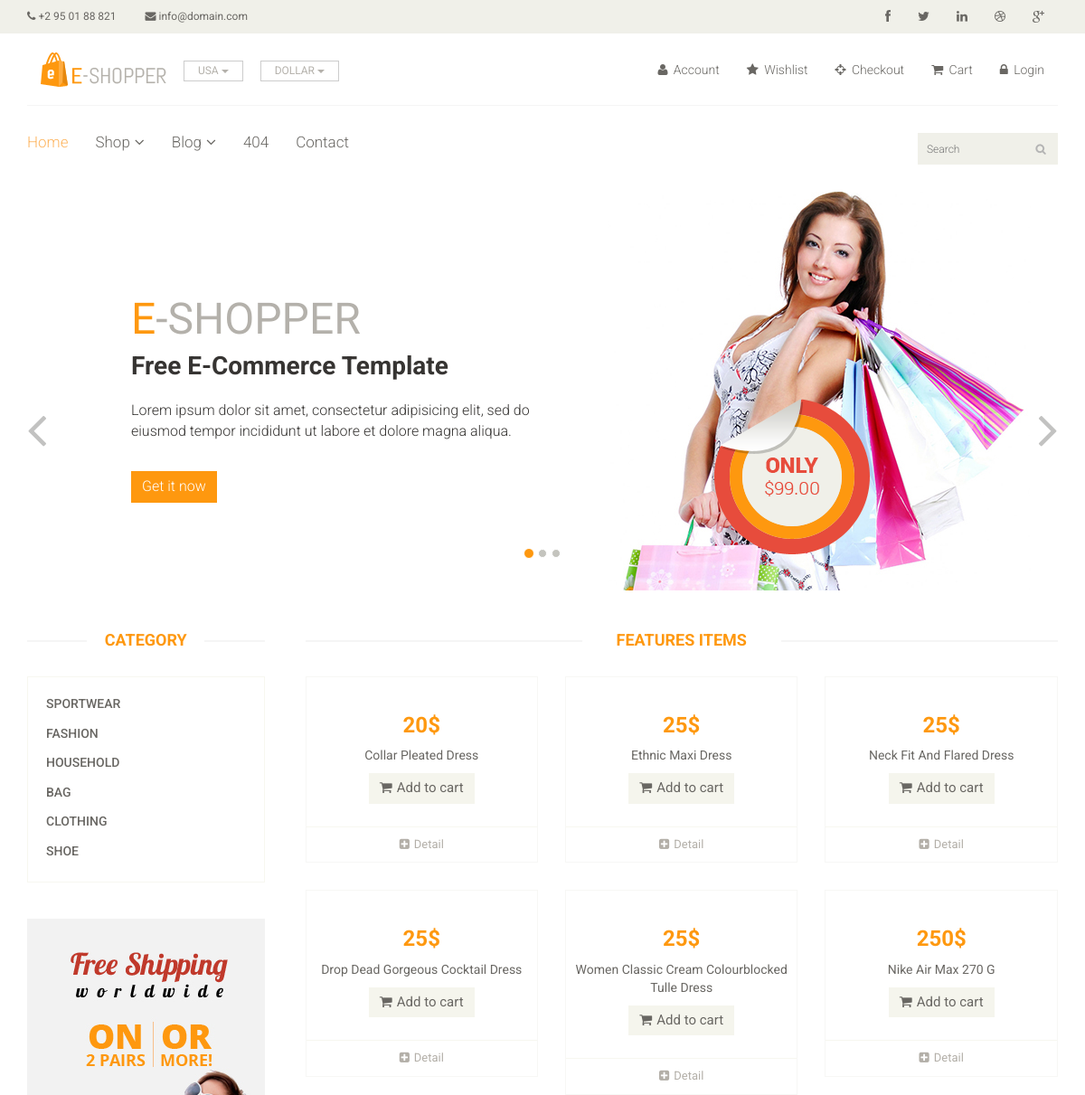
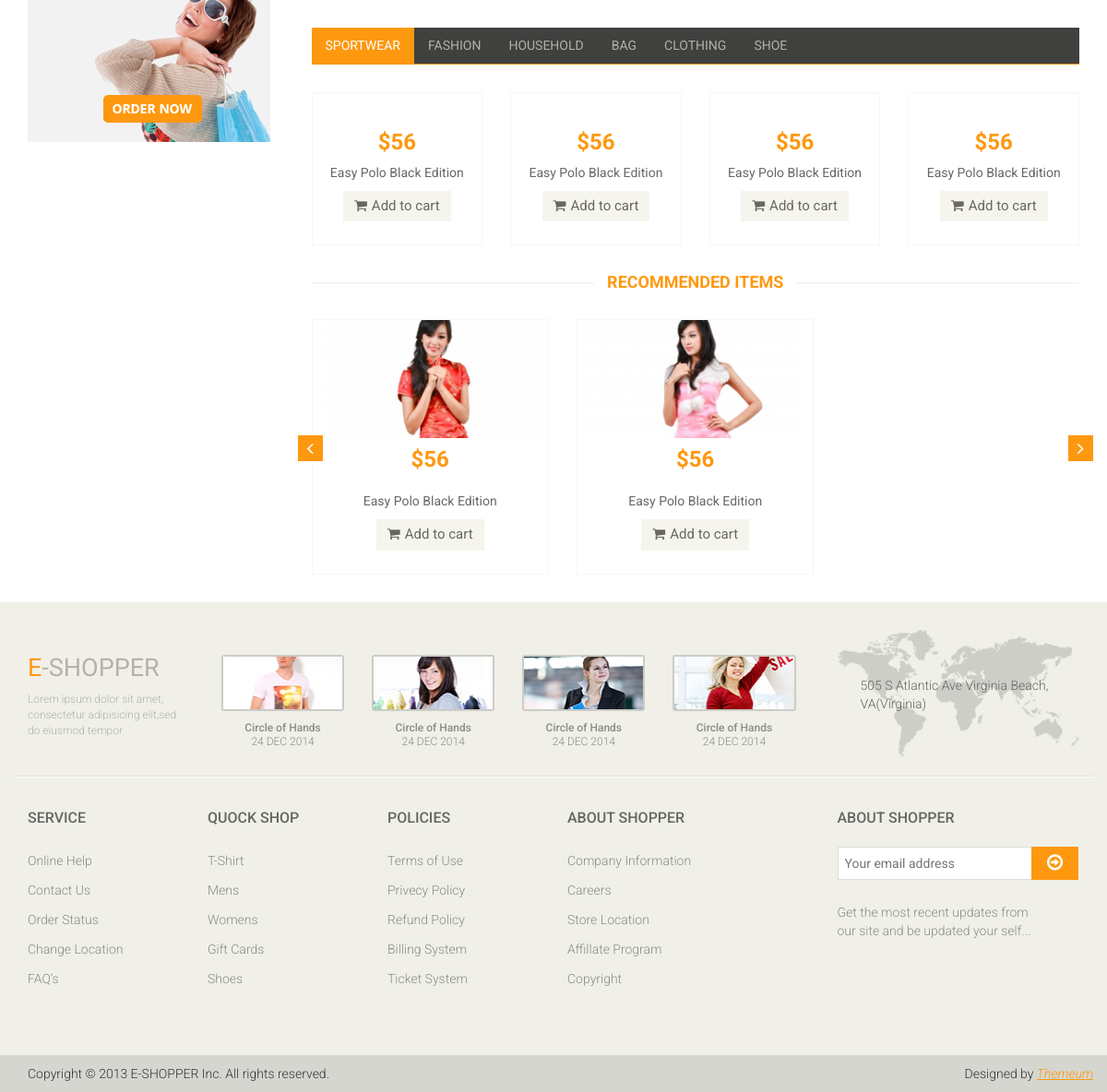
The page / on the database its author committed (2 pictures, top to bottom).
### tables this page shows
CREATE TABLE `categories` (
  `id` int(11) NOT NULL,
  `name` varchar(255) NOT NULL
);

CREATE TABLE `clothes` (
  `id` int(11) NOT NULL,
  `status` enum('hide','active','delete') NOT NULL,
  `img` varchar(255) NOT NULL,
  `title` varchar(255) NOT NULL,
  `description` varchar(255) DEFAULT NULL,
  `category` int(11) NOT NULL,
  `sex` enum('men','women','kid','unisex') NOT NULL,
  `price` float NOT NULL
);

### index.php (the view, shortened to what this page needs)
<?php
	include_once('database/connect.php');
?>
<!DOCTYPE html>
<html lang="en">
<head>
    <link href="css/bootstrap.min.css" rel="stylesheet">
    <link href="css/font-awesome.min.css" rel="stylesheet">
    <link href="css/prettyPhoto.css" rel="stylesheet">
    <link href="css/price-range.css" rel="stylesheet">
    <link href="css/animate.css" rel="stylesheet">
	<link href="css/main.css" rel="stylesheet">
	<link href="css/responsive.css" rel="stylesheet">
</head>
<body>
	<header id="header">
		<div class="header_top">
			<div class="container">
				<div class="row">
					<div class="col-sm-6">
						<div class="contactinfo">
							<ul class="nav nav-pills">
								<li><a href="#"><i class="fa fa-phone"></i> +2 95 01 88 821</a></li>
								<li><a href="#"><i class="fa fa-envelope"></i> info@domain.com</a></li>
							</ul>
						</div>
					</div>
					<div class="col-sm-6">
						<div class="social-icons pull-right">
							<ul class="nav navbar-nav">
								<li><a href="#"><i class="fa fa-facebook"></i></a></li>
								<li><a href="#"><i class="fa fa-twitter"></i></a></li>
								<li><a href="#"><i class="fa fa-linkedin"></i></a></li>
								<li><a href="#"><i class="fa fa-dribbble"></i></a></li>
								<li><a href="#"><i class="fa fa-google-plus"></i></a></li>
							</ul>
						</div>
					</div>
				</div>
			</div>
		</div>
		<div class="header-middle">
			<div class="container">
				<div class="row">
					<div class="col-md-4 clearfix">
						<div class="logo pull-left">
							<a href="index.php"><img src="images/home/logo.png" alt="" /></a>
						</div>
						<div class="btn-group pull-right clearfix">
							<div class="btn-group">
								<button type="button" class="btn btn-default dropdown-toggle usa" data-toggle="dropdown">
									USA
									<span class="caret"></span>
								</button>
							</div>
							<div class="btn-group">
								<button type="button" class="btn btn-default dropdown-toggle usa" data-toggle="dropdown">
									DOLLAR
									<span class="caret"></span>
								</button>
							</div>
						</div>
					</div>
					<div class="col-md-8 clearfix">
						<div class="shop-menu clearfix pull-right">
							<ul class="nav navbar-nav">
								<?php require_once("navbar-login-checker.php")?>
							</ul>
						</div>
					</div>
				</div>
			</div>
		</div>
		<div class="header-bottom">
			<div class="container">
				<div class="row">
					<div class="col-sm-9">
						<div class="mainmenu pull-left">
							<ul class="nav navbar-nav collapse navbar-collapse">
								<li><a href="index.php" class="active">Home</a></li>
								<li class="dropdown"><a href="#">Shop<i class="fa fa-angle-down"></i></a>
                                </li>
								<li class="dropdown"><a href="#">Blog<i class="fa fa-angle-down"></i></a>
                                </li>
								<li><a href="404.html">404</a></li>
								<li><a href="contact-us.html">Contact</a></li>
							</ul>
						</div>
					</div>
					<div class="col-sm-3">
						<div class="search_box pull-right">
							<input type="text" placeholder="Search"/>
						</div>
					</div>
				</div>
			</div>
		</div>
	</header>
	<section id="slider">
		<div class="container">
			<div class="row">
				<div class="col-sm-12">
					<div id="slider-carousel" class="carousel slide" data-ride="carousel">
						<ol class="carousel-indicators">
							<li data-target="#slider-carousel" data-slide-to="0" class="active"></li>
							<li data-target="#slider-carousel" data-slide-to="1"></li>
							<li data-target="#slider-carousel" data-slide-to="2"></li>
						</ol>
						<div class="carousel-inner">
							<div class="item active">
								<div class="col-sm-6">
									<h1><span>E</span>-SHOPPER</h1>
									<h2>Free E-Commerce Template</h2>
									<p>Lorem ipsum dolor sit amet, consectetur adipisicing elit, sed do eiusmod tempor incididunt ut labore et dolore magna aliqua. </p>
									<button type="button" class="btn btn-default get">Get it now</button>
								</div>
								<div class="col-sm-6">
									<img src="images/home/girl1.jpg" class="girl img-responsive" alt="" />
									<img src="images/home/pricing.png"  class="pricing" alt="" />
								</div>
							</div>
						</div>
						<a href="#slider-carousel" class="left control-carousel hidden-xs" data-slide="prev">
							<i class="fa fa-angle-left"></i>
						</a>
						<a href="#slider-carousel" class="right control-carousel hidden-xs" data-slide="next">
							<i class="fa fa-angle-right"></i>
						</a>
					</div>
				</div>
			</div>
		</div>
	</section>
	<section>
		<div class="container">
			<div class="row">
				<div class="col-sm-3">
					<div class="left-sidebar">
						<h2>Category</h2>
						<div class="panel-group category-products" id="accordian">
							<?php require_once("category-sidebar.php") ?>
						</div>
						<div class="shipping text-center">
							<img src="images/home/shipping.jpg" alt="" />
						</div>
					</div>
				</div>
				<div class="col-sm-9 padding-right">
					<div class="features_items">
						<h2 class="title text-center">Features Items</h2>
						<?php require_once("get-features-items.php") ?>
					</div>
					<div class="category-tab">
						<div class="col-sm-12">
							<ul class="nav nav-tabs">
								<?php
								$query = "select * from categories where 1";
								$result = mysqli_query($con, $query);
								while($row = mysqli_fetch_array($result)){
									if ($row[0]==1){
										echo '<li class="active"><a href="#tshirt" data-toggle="tab">'.$row["name"].'</a></li>';
										continue;
									}?>
									<li><a href="#" data-toggle="tab">	<?= $row["name"]?>	</a></li>
								<?php }	?>
							</ul>
						</div>
						<div class="tab-content">
							<div class="tab-pane fade active in" id="tshirt" >
								<?php
									$query = "select * from clothes where clothes.category=5";
									$result = mysqli_query($con, $query);
									while($row = mysqli_fetch_array($result)){
										if ($row[0]==5){
											break;
										}
								?>
								<div class="col-sm-3">
									<div class="product-image-wrapper">
										<div class="single-products">
											<div class="productinfo text-center">
												<h2>$56</h2>
												<p>Easy Polo Black Edition</p>
												<a href="#" class="btn btn-default add-to-cart"><i class="fa fa-shopping-cart"></i>Add to cart</a>
											</div>
										</div>
									</div>
								</div>
								<?php }	?>
							</div>
						</div>
					</div>
					<div class="recommended_items">
						<h2 class="title text-center">recommended items</h2>
						<div id="recommended-item-carousel" class="carousel slide" data-ride="carousel">
							<div class="carousel-inner">
								<div class="item active">
									<div class="col-sm-4">
										<div class="product-image-wrapper">
											<div class="single-products">
												<div class="productinfo text-center">
													<img src="images/home/recommend2.jpg" alt="" />
													<h2>$56</h2>
													<p>Easy Polo Black Edition</p>
													<a href="#" class="btn btn-default add-to-cart"><i class="fa fa-shopping-cart"></i>Add to cart</a>
												</div>
											</div>
										</div>
									</div>
									<div class="col-sm-4">
										<div class="product-image-wrapper">
											<div class="single-products">
												<div class="productinfo text-center">
													<img src="images/home/recommend3.jpg" alt="" />
													<h2>$56</h2>
													<p>Easy Polo Black Edition</p>
													<a href="#" class="btn btn-default add-to-cart"><i class="fa fa-shopping-cart"></i>Add to cart</a>
												</div>
											</div>
										</div>
									</div>
								</div>
							</div>
							 <a class="left recommended-item-control" href="#recommended-item-carousel" data-slide="prev">
								<i class="fa fa-angle-left"></i>
							  </a>
							  <a class="right recommended-item-control" href="#recommended-item-carousel" data-slide="next">
								<i class="fa fa-angle-right"></i>
							  </a>
						</div>
					</div>
				</div>
			</div>
		</div>
	</section>
	<footer id="footer">
		<div class="footer-top">
			<div class="container">
				<div class="row">
					<div class="col-sm-2">
						<div class="companyinfo">
							<h2><span>e</span>-shopper</h2>
							<p>Lorem ipsum dolor sit amet, consectetur adipisicing elit,sed do eiusmod tempor</p>
						</div>
					</div>
					<div class="col-sm-7">
						<div class="col-sm-3">
							<div class="video-gallery text-center">
								<a href="#">
									<div class="iframe-img">
										<img src="images/home/iframe1.png" alt="" />
									</div>
								</a>
								<p>Circle of Hands</p>
								<h2>24 DEC 2014</h2>
							</div>
						</div>
						<div class="col-sm-3">
							<div class="video-gallery text-center">
								<a href="#">
									<div class="iframe-img">
										<img src="images/home/iframe2.png" alt="" />
									</div>
								</a>
								<p>Circle of Hands</p>
								<h2>24 DEC 2014</h2>
							</div>
						</div>
						<div class="col-sm-3">
							<div class="video-gallery text-center">
								<a href="#">
									<div class="iframe-img">
										<img src="images/home/iframe3.png" alt="" />
									</div>
								</a>
								<p>Circle of Hands</p>
								<h2>24 DEC 2014</h2>
							</div>
						</div>
						<div class="col-sm-3">
							<div class="video-gallery text-center">
								<a href="#">
									<div class="iframe-img">
										<img src="images/home/iframe4.png" alt="" />
									</div>
								</a>
								<p>Circle of Hands</p>
								<h2>24 DEC 2014</h2>
							</div>
						</div>
					</div>
					<div class="col-sm-3">
						<div class="address">
							<img src="images/home/map.png" alt="" />
							<p>505 S Atlantic Ave Virginia Beach, VA(Virginia)</p>
						</div>
					</div>
				</div>
			</div>
		</div>
		<div class="footer-widget">
			<div class="container">
				<div class="row">
					<div class="col-sm-2">
						<div class="single-widget">
							<h2>Service</h2>
							<ul class="nav nav-pills nav-stacked">
								<li><a href="#">Online Help</a></li>
								<li><a href="#">Contact Us</a></li>
								<li><a href="#">Order Status</a></li>
								<li><a href="#">Change Location</a></li>
								<li><a href="#">FAQ’s</a></li>
							</ul>
						</div>
					</div>
					<div class="col-sm-2">
						<div class="single-widget">
							<h2>Quock Shop</h2>
							<ul class="nav nav-pills nav-stacked">
								<li><a href="#">T-Shirt</a></li>
								<li><a href="#">Mens</a></li>
								<li><a href="#">Womens</a></li>
								<li><a href="#">Gift Cards</a></li>
								<li><a href="#">Shoes</a></li>
							</ul>
						</div>
					</div>
					<div class="col-sm-2">
						<div class="single-widget">
							<h2>Policies</h2>
							<ul class="nav nav-pills nav-stacked">
								<li><a href="#">Terms of Use</a></li>
								<li><a href="#">Privecy Policy</a></li>
								<li><a href="#">Refund Policy</a></li>
								<li><a href="#">Billing System</a></li>
								<li><a href="#">Ticket System</a></li>
							</ul>
						</div>
					</div>
					<div class="col-sm-2">
						<div class="single-widget">
							<h2>About Shopper</h2>
							<ul class="nav nav-pills nav-stacked">
								<li><a href="#">Company Information</a></li>
								<li><a href="#">Careers</a></li>
								<li><a href="#">Store Location</a></li>
								<li><a href="#">Affillate Program</a></li>
								<li><a href="#">Copyright</a></li>
							</ul>
						</div>
					</div>
					<div class="col-sm-3 col-sm-offset-1">
						<div class="single-widget">
							<h2>About Shopper</h2>
							<form action="#" class="searchform">
								<input type="text" placeholder="Your email address" />
								<button type="submit" class="btn btn-default"><i class="fa fa-arrow-circle-o-right"></i></button>
								<p>Get the most recent updates from <br />our site and be updated your self...</p>
							</form>
						</div>
					</div>
				</div>
			</div>
		</div>
		<div class="footer-bottom">
			<div class="container">
				<div class="row">
					<p class="pull-left">Copyright © 2013 E-SHOPPER Inc. All rights reserved.</p>
					<p class="pull-right">Designed by <span><a target="_blank" href="http://www.themeum.com">Themeum</a></span></p>
				</div>
			</div>
		</div>
	</footer>
</body>
</html>

### navbar-login-checker.php (shortened to what this page needs)
   <li><a href=""><i class="fa fa-user"></i> Account</a></li>
<li><a href=""><i class="fa fa-star"></i> Wishlist</a></li>
<li><a href="checkout.php"><i class="fa fa-crosshairs"></i> Checkout</a></li>
<li><a href="cart.php"><i class="fa fa-shopping-cart"></i> Cart</a></li>
<li><a href="login.html"><i class="fa fa-lock"></i> Login</a></li>

### category-sidebar.php (shortened to what this page needs)
<?php
	$query = "select * from categories where 1";
	$result = mysqli_query($con, $query);
	while($row = mysqli_fetch_array($result)){
		$name=$row["name"];
	?>
<div class="panel panel-default">
<div class="panel-heading">
<h4 class="panel-title"><a class="cate" id="<?=$name?>"	href="javascript:category()"><?= $name; ?></a></h4>
</div>
</div>
<?php }	?>

### get-features-items.php (shortened to what this page needs)
<?php
	$query = "select * from clothes where 1";
	$result = mysqli_query($con, $query);
	$maxitem=6;
	while($row = mysqli_fetch_array($result)){
	    if ($row[0]==$maxitem+1){
			break;
	}
	$title=$row["title"];
    $price=$row["price"];
?>
	<div class="col-sm-4">
		<div class="product-image-wrapper">
			<div class="single-products">
				<div class="productinfo text-center">
					<h2><?= $price; ?>$</h2>
					<p><?= $title; ?></p>
					<a href="#" class="btn btn-default add-to-cart"><i class="fa fa-shopping-cart"></i>Add to cart</a>
				</div>
			    <div class="product-overlay">
		            <div class="overlay-content">
				    </div>
		        </div>
	        </div>
	        <div class="choose">
		        <ul class="nav nav-pills nav-justified">
		            <li><a href="#" ><i class="fa fa-plus-square"></i>Detail</a></li>
		        </ul>
	        </div>
        </div>
    </div>
<?php }	?>

### rows shown on the page
categories: name "SPORTWEAR"
categories: name "FASHION"
categories: name "HOUSEHOLD"
categories: name "BAG"
categories: name "CLOTHING"
categories: name "SHOE"
clothes: price "20", title "Collar Pleated Dress"
clothes: price "25", title "Ethnic Maxi Dress"
clothes: price "25", title "Neck Fit And Flared Dress"
clothes: price "25", title "Drop Dead Gorgeous Cocktail Dress"
clothes: price "25", title "Women Classic Cream Colourblocked Tulle Dress"
clothes: price "250", title "Nike Air Max 270 G"
